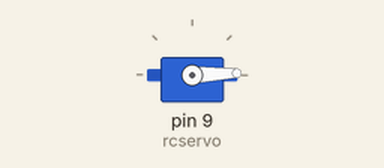
Simulated run of this sketch. Board: Arduino Uno, built with avr-gcc and run on an emulated ATmega328P. Shown: servo.

Above: at 0.05 s.
At 1.75 s:
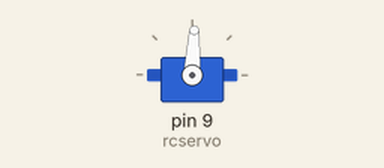
At 3.45 s:
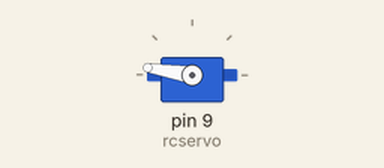
At 6.9 s:
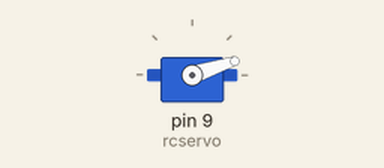
Timing chart, 0 to 9.4 s (numbered marks = the images above):
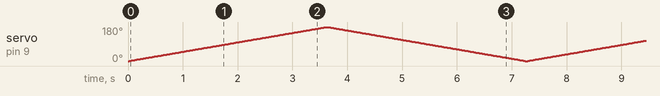

The sketch:

A012_Servo.ino
```cpp
/*
Pilotagio di un servomotore RC
*/

//aggiungiamo un riferimento alla libreria Servo
#include <Servo.h>

//creo un oggetto Servo per interagire con l'hardware
Servo rcservo;

void setup() {
  //configuro il servo indicando il pin a cui è collegato
  rcservo.attach(9);
}

void loop(){
  //un ciclo for da 0 a 180 per spostare il servo gradualmente
  for (int i = 0; i <= 180; i++){
    //imposto l'angolo
    rcservo.write(i);
    //attendo un po'
    delay(20);
  }
  //un ciclo for da 180 a 0 per chiudere il servo gradualmente
  for (int i = 180; i >= 0; i--){
    //imposto l'angolo
    rcservo.write(i);
    //attendo
    delay(20);
  }
}
```
